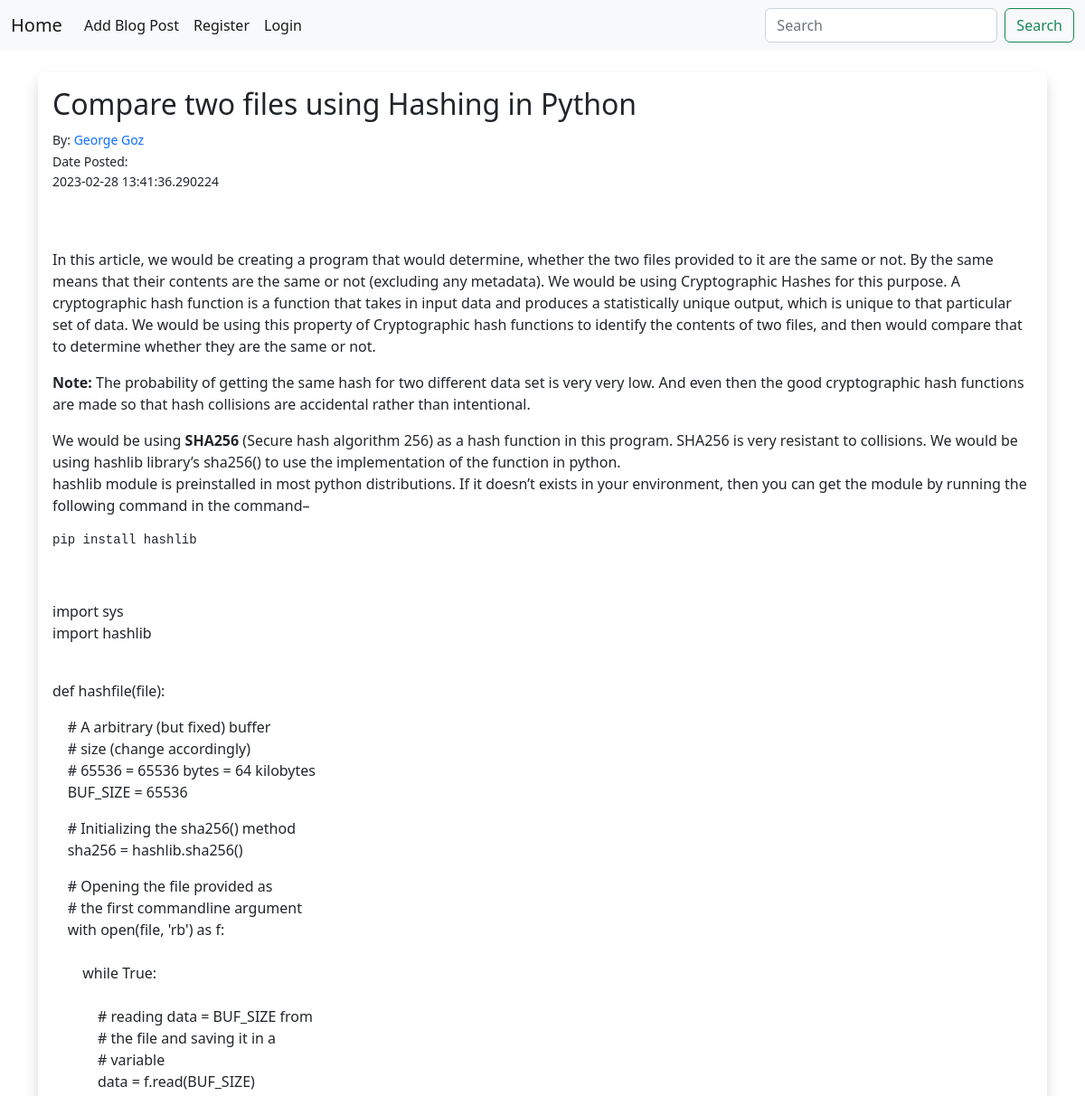
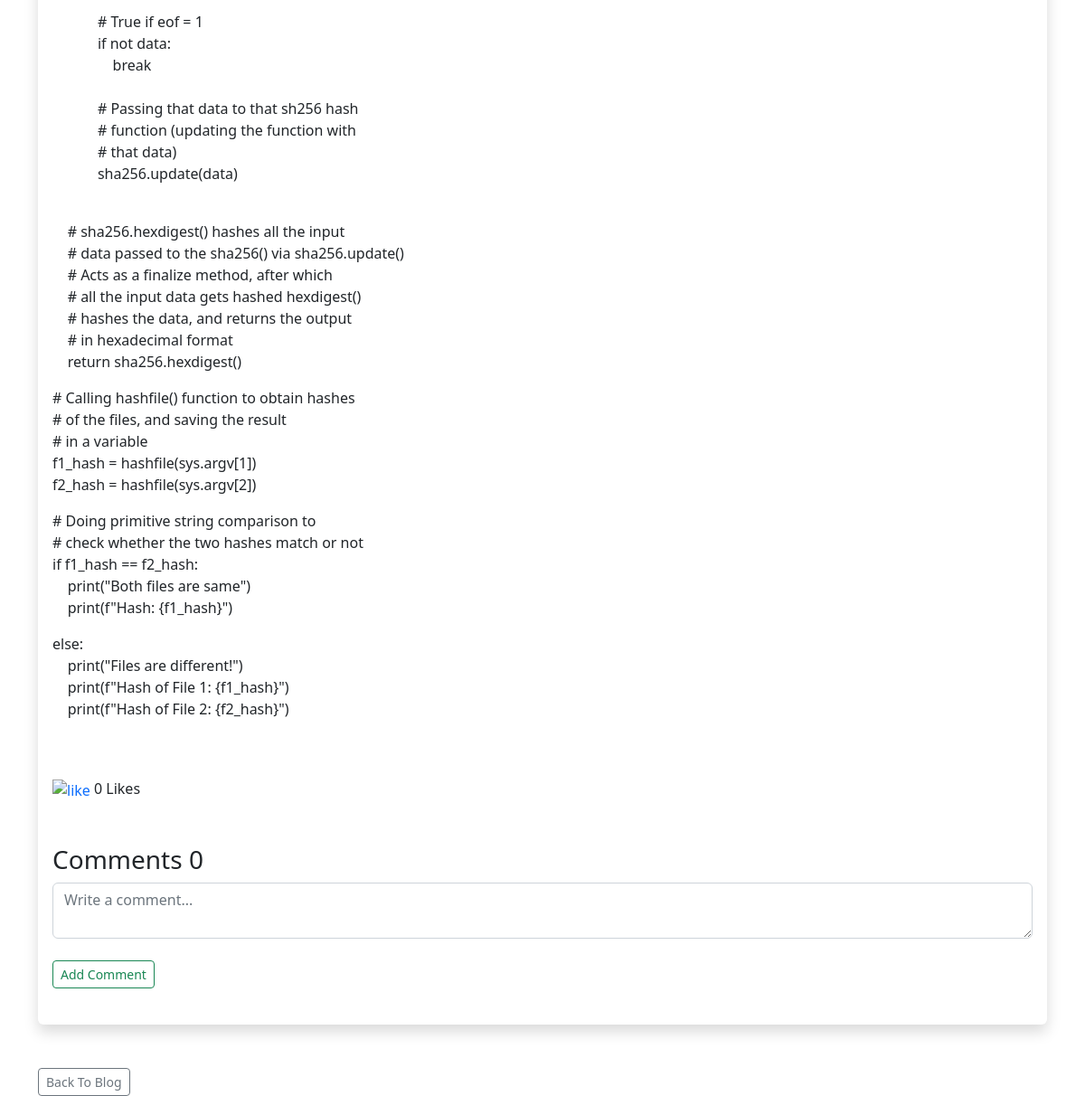
The page /posts/2 on the database its author committed (2 pictures, top to bottom).
### app/views/posts/models.py (models this page shows, shortened)
class Posts(db.Model):
    __tablename__ = 'posts'
    id = db.Column(db.Integer, primary_key=True)
    title = db.Column(db.String(255))
    content = db.Column(db.Text)
    date_posted = db.Column(db.DateTime, default=datetime.utcnow)
    poster_id = db.Column(db.Integer, db.ForeignKey('users.id'))
    comments = db.relationship('Comments', backref='post')
    likes = db.relationship('Like', backref='post')

### app/views/auth/models.py (models this page shows, shortened)
class User(db.Model, UserMixin):
    __tablename__ = 'users'
    id = db.Column(db.Integer, primary_key=True)
    username = db.Column(db.String(20), nullable=False, unique=True)
    name = db.Column(db.String(100), nullable=False, index=True)
    email = db.Column(db.String(100), nullable=False, unique=True)
    about_author = db.Column(db.String(500), nullable=True)
    date_added = db.Column(db.DateTime, default=datetime.utcnow)
    profile_pic = db.Column(db.String(128), nullable=True)
    password_hash = db.Column(db.String(128))
    role = db.Column(db.String(100), default='user')
    posts = db.relationship('Posts', backref='poster')
    comments = db.relationship('Comments', backref='commenter')
    likes = db.relationship('Like', backref='user')
    """
        # start
        # followers = db.Table('followers',
        #     db.Column('follower_id', db.Integer, db.ForeignKey('users.id')),
        #     db.Column('followed_id', db.Integer, db.ForeignKey('users.id'))
        # )

        # followed = db.relationship(
        #     'User',
        #     secondary=followers,
        #     primaryjoin=(followers.c.follower_id == id),
        #     secondaryjoin=(followers.c.followed_id == id),
        #     backref=db.backref('followers', lazy='dynamic'), lazy='dynamic')

        # followed_posts = db.relationship(
        #     'Posts',
        #     secondary=followers,  # 'join(Posts,User).join(followers)',
        #     primaryjoin=(followers.c.follower_id == id),
        #     secondaryjoin=(Posts.poster_id == followers.c.followed_id),
        #     lazy='dynamic',
        #     viewonly=True)

        # def follow(self, user):
        #     if not self.is_following(user):
        #         self.followed.append(user)

        # def unfollow(self, user):
        #     if self.is_following(user):
        #         self.followed.remove(user)
        # works
        # def is_following(self, user):
        #     try:
        #         is_following = self.followed.filter_by(username=user.username).count() > 0
        #         is_following = self.followed.filter_by(followed_id=user.id).count() > 0
        #     except AttributeError:
        #         is_following = False
        #     return is_following
        # end
    """
    followed = db.relationship('Follow',
        foreign_keys=[Follow.follower_id],
        backref=db.backref('follower', lazy='joined'),
        lazy='dynamic',
        cascade='all, delete-orphan')
    followers = db.relationship('Follow',
        foreign_keys=[Follow.followed_id],
        backref=db.backref('followed', lazy='joined'),
        lazy='dynamic',
        cascade='all, delete-orphan')
    def follow(self, user):
        if not self.is_following(user):
            f = Follow(follower=self, followed=user)
            db.session.add(f)
    def unfollow(self, user):
        f = self.followed.filter_by(followed_id=user.id).first()
        if f:
            db.session.delete(f)
    def is_following(self, user):
        return self.followed.filter_by(
            followed_id=user.id).first() is not None

### app/views/posts/views.py (the view, shortened to what this page needs)
@post_view.route('/posts/<int:id>', methods=['GET', 'POST'])
def post(id):
    form = CommentForm()
    post = Posts.query.get_or_404(id)
    comments = Comments.query.filter_by(post_id=post.id)\
        .order_by(Comments.date_posted.desc()).all()
    like = Like.query.filter_by(post_id=post.id).all()
    try:
        can_like = Like.query.filter_by(
            author=current_user.id,
            post_id=post.id).count() > 0
    except AttributeError:
        can_like = False
    return render_template(
        'posts/post.html',
        post=post,
        comments=comments,
        form=form,
        like=like,
        can_like=can_like
    )

### app/views/posts/forms.py
class CommentForm(FlaskForm):
    content = TextAreaField('Comment', [DataRequired(), Length(min=5, max=500)])
    submit = SubmitField('Add Comment')

class SearchForm(FlaskForm):
    searched = StringField('Searched', [DataRequired()])
    submit = SubmitField('Submit')

### app/views/posts/views.py (called while the page is built)
@post_view.app_context_processor
def base():
    searchform = SearchForm()
    return dict(searchform=searchform)

### app/templates/posts/post.html (shortened to what this page needs)
{% extends 'base.html' %}
{% block content %}
<br>
<div class="shadow p-3 mb-5 bg-body rounded">
    <h2>{{ post.title }}</h2>
    <small>
        By: <a href="{{ url_for('followers.user', username=post.poster.username) }}" >{{ post.poster.name }}</a> <br>
        Date Posted: <p type="datetime-local">{{ post.date_posted }}</p>  <br><br>
    </small>
    {{ post.content|safe }}
    <br>
    {% if can_like == True %}
        <a href="{{ url_for('post.like', id=post.id)}}">
            <img src="{{url_for('static',filename='uploads/liked.png')}}" alt="liked" title="Unike Post" height="25">
        </a>{{ like|length }}  Likes
    {% else %}
        <a href="{{ url_for('post.like', id=post.id)}}">
            <img src="{{url_for('static',filename='uploads/like.png')}}" alt="like" title="Like Post" height="28">
        </a>{{ like|length }}  Likes
    {% endif %}
    <br>
    <br><br>
    <h3>Comments {{ comments|length }}</h3>
    <form method="post">
        {{ form.content(class="form-control",placeholder="Write a comment...") }}
        <br>
        {{ form.submit(class="btn btn-outline-success btn-sm")}}
    </form>
    <br>
</div>
<a href="{{ url_for('post.list') }}" class="btn btn-outline-secondary btn-sm">Back To Blog</a>
{% endblock %}

### app/templates/posts/post.html (style rules this page uses)
a { text-decoration: none; }

### rows shown on the page
Posts: title "Compare two files using Hashing in Python", date_posted "2023-02-28 13:41:36.290224", content "In this article, we would be creating a program that would determine, whether the two files provided to it are the same or not. By the same means that their contents are the same or not (excluding any metadata). We would be using Cryptographic Hashes for this purpose. A cryptographic hash function is a function that takes in input data and produces a statistically unique output, which is unique to that particular set of data. We would be using this property of Cryptographic hash functions to identify the contents of two files, and then would compare that to determine whether they are the same or not. Note: The probability of getting the same hash for two different data set is very very low.…"
User: poster.name "George Goz"

### other values the page prints
{{ like|length }} "0"
{{ comments|length }} "0"
